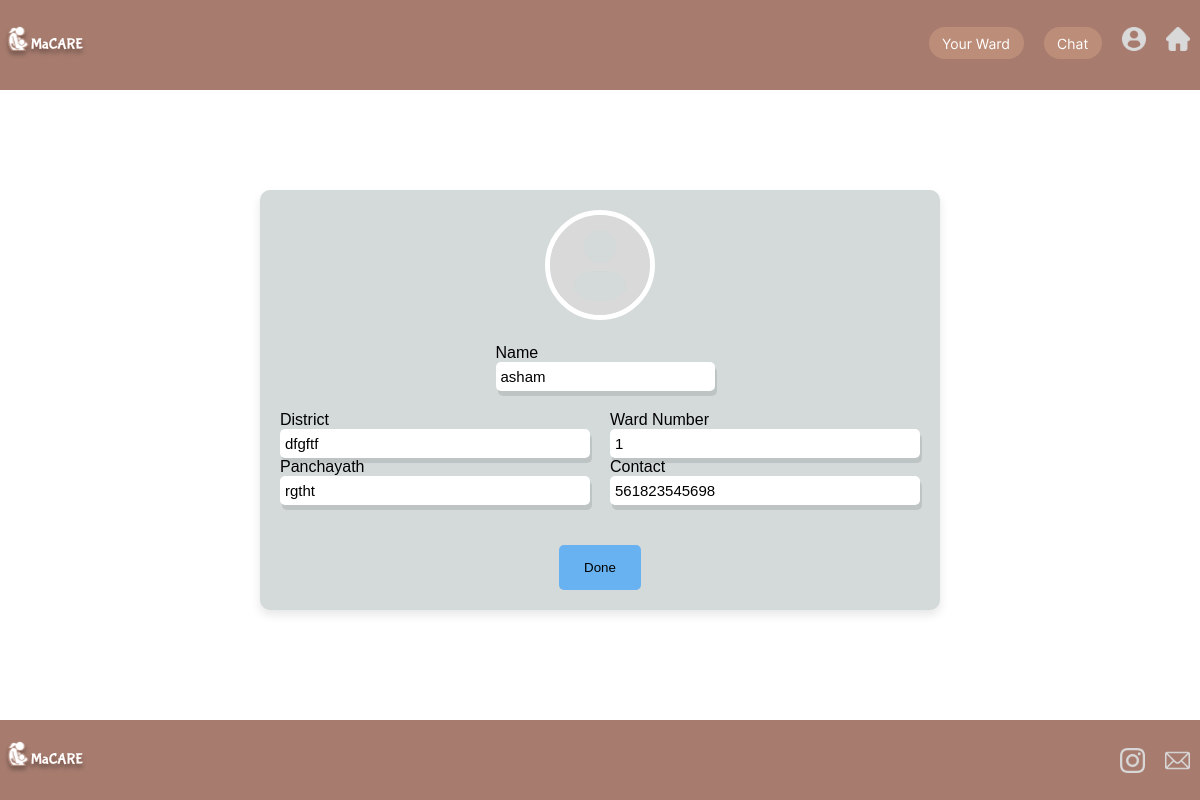
The page /ashaupdate/ (signed in) on the database as committed earlier.
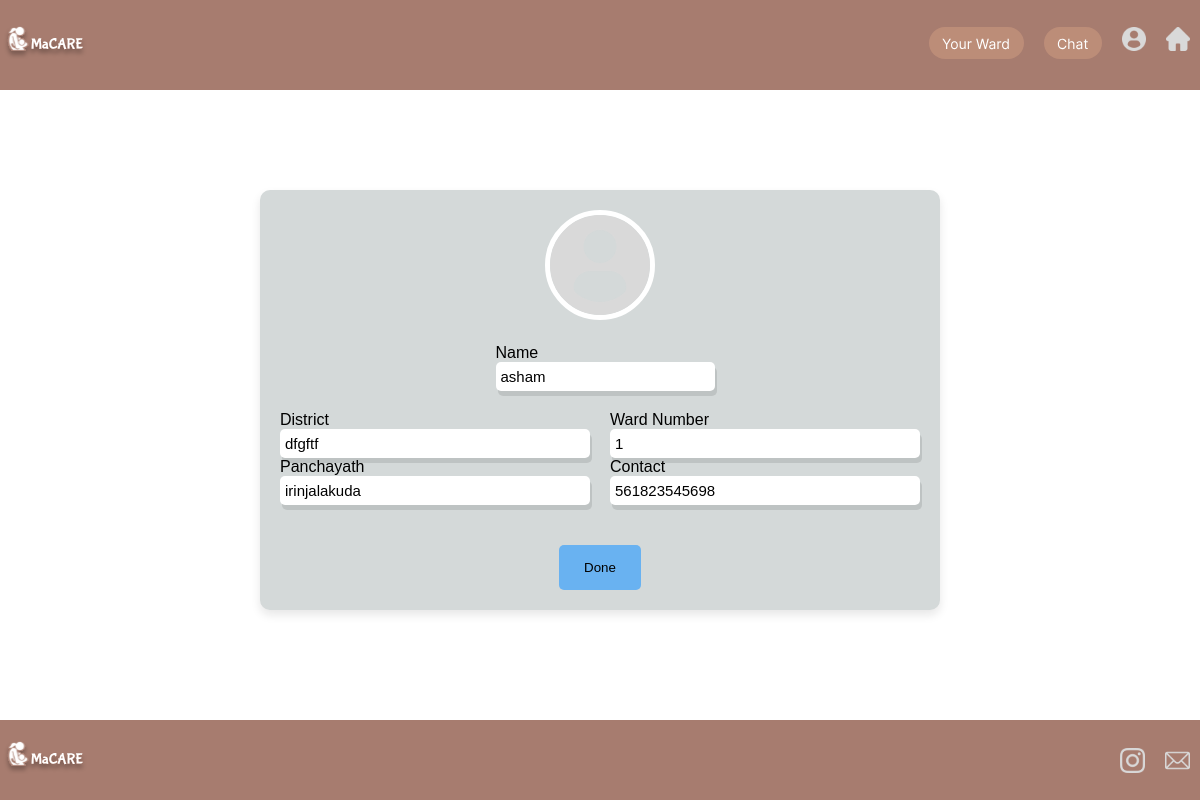
The same page on the database as committed later.
### macares/models.py (models this page shows, shortened)
class User(models.Model):
    uid=models.AutoField(primary_key=True)
    email = models.EmailField(unique=True)
    name = models.CharField(max_length=20)
    password = models.CharField(max_length=20)
    age=models.IntegerField(default='10')
    yesno=models.CharField(max_length=3)
    district=models.CharField(max_length=50)
    wardno=models.IntegerField()
    phone=models.IntegerField()
    cmp = models.CharField(max_length=20)
    occupation = models.CharField(max_length=20)
    ashaid = models.IntegerField(default='0')
    lastmen = models.DateField(settings.DATE_FORMAT,default="2002-02-01")
    lastpg = models.DateField(settings.DATE_FORMAT,default="2002-02-01")
    bg = models.CharField(max_length=20,default="A+")

### macares/views.py (the view, shortened to what this page needs)
# urls.py: path('ashaupdate/',ashaupdate,name='ashaupdate'),
def ashaupdate(request):
    if 'email' in request.session:
        users = User.objects.get(email=request.session['email'])
        my_dict = {
            'name': users.name,
            'email': users.email,
            'wardno': users.wardno,
            'district': users.district,
            'phone': users.phone,
            'panchayath': users.cmp,
            'rchid': users.uid,
            'lastmen': users.lastmen,
            'lastpg': users.lastpg,
            'bg': users.bg
        }
        user = User.objects.get(email=request.session['email'])
        return render(request, 'ashaupdate.html', {'my_dict': my_dict})
    else:
        data = {'status': 'You need to login first'}
        return render(request, 'ashalogin.html', context=data)

### macares/templates/ashaupdate.html (shortened to what this page needs)
{% extends 'baseAsha.html' %}
{% block style %}
<link rel="stylesheet" href="../static/css/ashaupdate.css">
{% endblock %}
{% block content %}
<form action="{% url 'ashaupdate' %}" method="post">
    <div class="wupdates-wrapper">
        <div style="display: flex; align-items: center; justify-content: center; ">
            <div class="contentWrapper">
                <div class="img-circle text-center mb-3">
                    <img src="../static/images/profileIcon .svg" alt="Image" class="shadow">
                </div>
                <div>
                    <p>Name</p>
                    <input style="width: 100%" type="text" placeholder="   " value="{{my_dict.name}}" name="new_name">
                </div>
                <div class="new">
                    <div>
                        <p>District</p>
                        <input type="text" placeholder="   District" name="newdistric" value="{{my_dict.district}}">
                        <p>Panchayath</p>
                        <input type="text" placeholder="   Panchayath" name="newpanchayath"
                            value="{{my_dict.panchayath}}">
                    </div>
                    <div>
                        <p>Ward Number</p>
                        <input type="text" placeholder="   Ward Number" name="newwardno" value="{{my_dict.wardno}}">
                        <p>Contact</p>
                        <input type="number" placeholder="   Contact" name="newphone" value="{{my_dict.phone}}">
                    </div>
                </div>
                <div style="display: flex; gap: 5px; padding-top: 20px;">
                    <a href="./ashaprofile.html">
                        <button class="button-71" role="button">Done</button>
                    </a>
                </div>
            </div>
        </div>
    </div>
</form>
{% endblock %}

Rows that differ between the two databases and show on the page:
changed User "asham": newpanchayath "rgtht" → "irinjalakuda"
